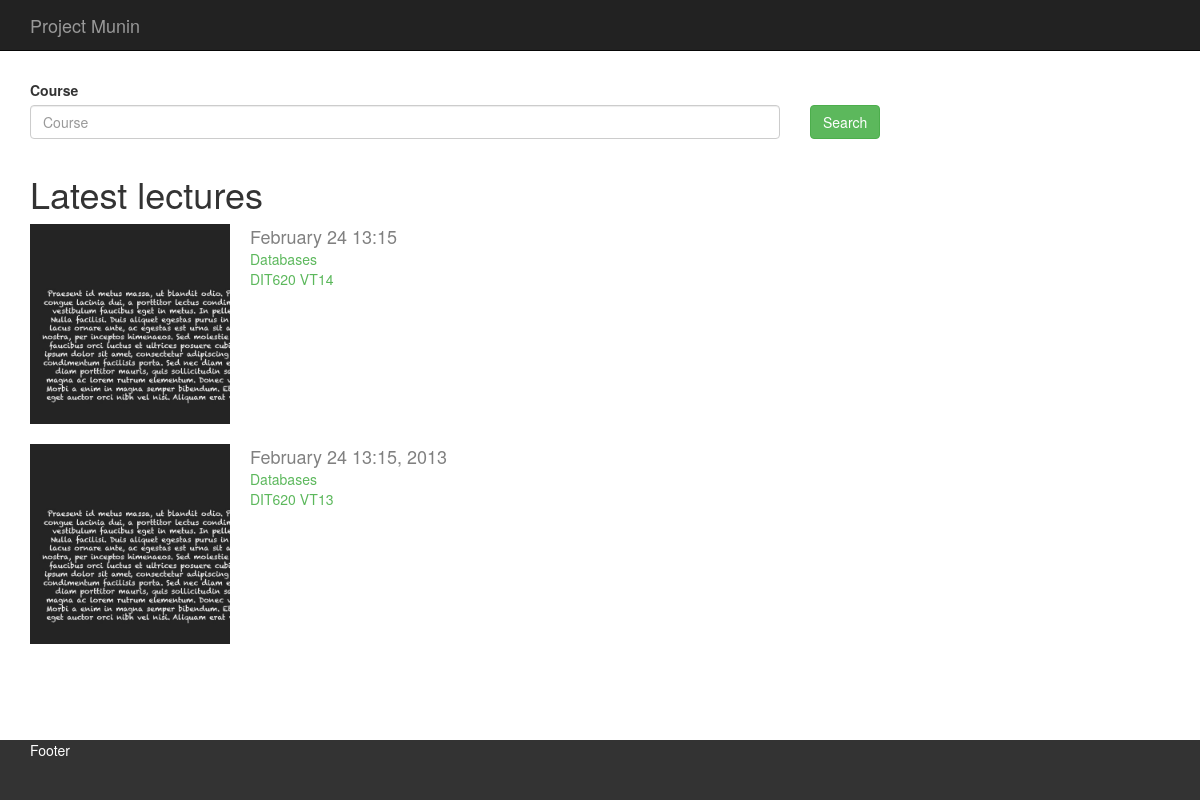
The page / on the database its author committed.
### tables this page shows
CREATE TABLE lectures
(
	finished BOOLEAN NOT NULL,
	startTime DATETIME NOT NULL,
	endTime DATETIME NOT NULL,
	course_code VARCHAR(255) NOT NULL,
	course_period VARCHAR(255) NOT NULL,
	lecture_hall_name VARCHAR(255) NOT NULL,
	id INT NOT NULL AUTO_INCREMENT,
	PRIMARY KEY(id),
	FOREIGN KEY(course_code,course_period) REFERENCES courses(code,period),
	FOREIGN KEY(lecture_hall_name) REFERENCES lecture_halls(name)
);

CREATE TABLE lecture_notes
(
	image VARCHAR(255) NOT NULL,
	time DATETIME NOT NULL,
	processed BOOLEAN NOT NULL,
	lecture_id INT  NOT NULL,
	camera_unit_name VARCHAR(255) NOT NULL,
	id INT NOT NULL AUTO_INCREMENT,
	PRIMARY KEY(id),
	FOREIGN KEY(camera_unit_name) REFERENCES camera_units(name),
	FOREIGN KEY(lecture_id) REFERENCES lectures(id)
);

CREATE TABLE courses
(
	name VARCHAR(255) NOT NULL,
	period VARCHAR(255) NOT NULL,
	code VARCHAR(255) NOT NULL,
	PRIMARY KEY(code,period)
);

### application/models/lecture_note_library.php (called while the page is built, shortened)
<?php if ( ! defined('BASEPATH')) exit('No direct script access allowed');
class Lecture_note_library extends CI_Model {
	function get_latest_lectures($count = 10)
	{
		$lectures = $this->db->select()->from('lectures')->get()->result();
		foreach ($lectures as $lecture) {
			$lecture->lecture_notes = $this->db->select()->from('lecture_notes')->where('lecture_id', $lecture->id)->order_by('time','desc')->get()->result();
			$lecture->course = $this->db->select()->from('courses')->where('code', $lecture->course_code)->where('period', $lecture->course_period)->get()->row();
		}
		return $lectures;
	}
}

### application/controllers/browse.php (called while the page is built, shortened)
<?php if ( ! defined('BASEPATH')) exit('No direct script access allowed');
class Browse extends MY_Controller {
	function __construct()
	{
		$this->load->model('Lecture_note_library', '', true);
		$this->load->helper('url');
		$this->load->helper('language');
		$this->load->helper('pretty_date');
	}
	public function index()
	{
		$lectures = $this->Lecture_note_library->get_latest_lectures();
		$list_data = array
		(
			'lectures' => $lectures,
		);
		$lecture_list = $this->load->view("elements/lecture_list",$list_data,true);
		$latest_lectures = $this->load->view("elements/latest_lectures",array('lecture_list' => $lecture_list),true);
		$this->_render("browse");
	}
}

### index.php (called while the page is built, shortened)
<?php
require_once BASEPATH.'core/CodeIgniter.php';

### application/helpers/MY_url_helper.php (called while the page is built, shortened)
<?php  if ( ! defined('BASEPATH')) exit('No direct script access allowed');
if ( ! function_exists('course_url'))
{
	function course_url($course_code,$course_period)
	{
		return site_url("/course/".$course_code."/".$course_period);
	}
}
if ( ! function_exists('lecture_url'))
{
	function lecture_url($lecture_id)
	{
		return site_url("/lecture/".$lecture_id);
	}
}

### application/helpers/pretty_date_helper.php (called while the page is built, shortened)
<?php  if ( ! defined('BASEPATH')) exit('No direct script access allowed');
if ( ! function_exists('pretty_relative_time'))
{
	function pretty_relative_time($time)
	{
		if ($time !== intval($time))
		{
			$time = strtotime($time);
		}
		if ($time < strtotime(date('Y-m-d 00:00:00')) - 60*60*24*3)
		{
			$format = 'F j H:i';
			if (date('Y') !== date('Y', $time))
			{
				$format .= ", Y";
			}
			return date($format, $time);
		}
		return "a few seconds ago";
	}
}

### application/core/MY_Controller.php (called while the page is built, shortened)
<?php if ( ! defined('BASEPATH')) exit('No direct script access allowed');
class MY_Controller extends CI_Controller{
	protected $data = Array();
	protected $template = "page";
	protected $navbar = "navbar";
	protected $nav_active = "";
	protected $javascript = array();
	protected $css = array();
	protected $fonts = array();
	protected $title = FALSE;
	protected $description = FALSE;
	protected $keywords = FALSE;
	protected $author = FALSE;
	function __construct()
	{
		$this->load->helper('language');
		$this->load->library('form_validation');
		$this->data["uri_segment_1"] = $this->uri->segment(1);
		$this->data["uri_segment_2"] = $this->uri->segment(2);
		$this->title = $this->config->item('site_title');
		$this->description = $this->config->item('site_description');
		$this->keywords = $this->config->item('site_keywords');
		$this->author = $this->config->item('site_author');
	}
	protected function _render($view, $render_type = "FULLPAGE") {
        switch ($render_type) {
        case "FULLPAGE" :
        default			:
		$template_args["javascript"] = $this->javascript;
		$template_args["css"] = $this->css;
		$template_args["fonts"] = $this->fonts;
		$template_args["title"] = $this->title;
		$template_args["description"] = $this->description;
		$template_args["keywords"] = $this->keywords;
		$template_args["author"] = $this->author;
		$navbar_args["nav_active"] = $this->nav_active;
		$navbar = $this->load->view("elements/".$this->navbar,$navbar_args,true);
		$body_args["header"] = $navbar;
		$body_args["footer"] = $this->load->view("elements/footer",array(),true);
		$body_args["content"] = $this->load->view($view,array_merge($this->data,$template_args),true);
		$template_args["template"] = $this->template;
		$template_args["content"] = $this->load->view("templates/".$this->template,$body_args,true);
		$this->load->view("templates/base",$template_args);
		 break;
    }
	}
}

### application/views/elements/lecture_list.php (the view)
<?php foreach($lectures as $lecture): ?>
	<div class="lecture-row">
		<div class="lecture-thumb">
			<a href="<?=lecture_url($lecture->id) ?>">
				<img class="lecture-thumb-img" src="<?=base_url(LECTURE_NOTES.$lecture->lecture_notes[0]->image) ?>" />
			</a>
		</div>
		<span class="lecture-row-time"><?=pretty_relative_time($lecture->startTime) ?></span>
		<a class="lecture-row-course-name" href="<?=course_url($lecture->course->code,$lecture->course->period) ?>"><?=$lecture->course->name ?></span>
		<a class="lecture-row-course-code" href="<?=course_url($lecture->course->code,$lecture->course->period) ?>"><?=$lecture->course->code ?> <?=$lecture->course->period ?></span>
	</div>
<?php endforeach; ?>

### application/views/elements/latest_lectures.php
<h1>Latest lectures</h1>
<?=$lecture_list ?>

### application/views/elements/navbar.php (shortened to what this page needs)
<div class="navbar navbar-inverse navbar-fixed-top" role="navigation">
  <div class="container">
    <div class="navbar-header">
      <a class="navbar-brand" href="/">Project Munin</a>
    </div>
    <div class="navbar-collapse collapse">
    </div>
  </div>
</div>

### application/views/elements/footer.php
<footer id="footer">
	<div class="container">
		<div class="row">
			<div class="col-xs-12">
				<span>Footer</span>
			</div>
		</div>
	</div>
</footer>

### application/views/browse.php
<div class="container">
	<div class="row">
		<?php echo form_open("browse/search",array('class' => '', 'role' => 'form', 'method' => 'get'));?>
			<div class="col-xs-8 form-group<?php $class = form_error('s') ? ' has-error' : ''; echo $class; ?>">
				<label for="s" class="control-label">
					<?php echo lang('search_course_label');?>
				</label>
				<div>
					<?php echo form_input('s', $s, 'class="form-control" placeholder="Course"');?>
				</div>
			</div>
			<div class="form-group col-xs-4">
				<label>&nbsp;</label>
				<div>
					<?php echo form_submit('', lang('search_submit'), 'class="btn btn-primary"');?>
				</div>
			</div>
		<?php echo form_close();?>
	</div>
	<div class="row">
		<div class="col-xs-12">
			<?=$content ?>
		</div>
	</div>
</div>

### application/views/templates/page.php
<?=$header ?>
<div id="main" role="main" class="row page">
	<?=$content ?>
</div>
<?=$footer ?>

### application/views/templates/base.php (shortened to what this page needs)
<!DOCTYPE html>
 <html class="no-js">
<head>
	<link rel="stylesheet" href="<?php echo base_url(CSS.'main.min.css'); ?>">
</head>
<body class="<?=$template ?> nojs">
	<?=$content ?>
</body>
</html>

### rows shown on the page
lectures: lecture_notes.image (picture), startTime "February 24 13:15"
courses: name "Databases", code "DIT620", period "VT14"
lectures: lecture_notes.image (picture), startTime "February 24 13:15, 2013"
courses: name "Databases", code "DIT620", period "VT13"

### other values the page prints
lang('search_course_label') "Course"
